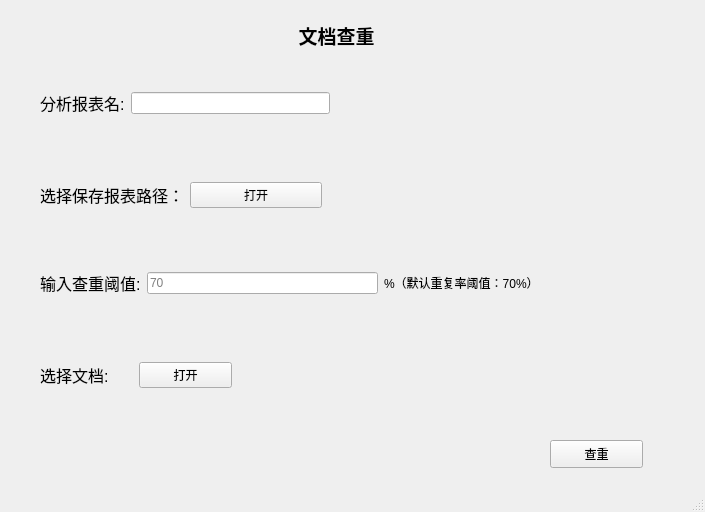
<?xml version="1.0" encoding="UTF-8"?>
<ui version="4.0">
 <class>MainWindow</class>
 <widget class="QMainWindow" name="MainWindow">
  <property name="geometry">
   <rect>
    <x>0</x>
    <y>0</y>
    <width>705</width>
    <height>512</height>
   </rect>
  </property>
  <property name="windowTitle">
   <string>文本查重</string>
  </property>
  <widget class="QWidget" name="centralwidget">
   <widget class="QLabel" name="label">
    <property name="geometry">
     <rect>
      <x>271</x>
      <y>20</y>
      <width>131</width>
      <height>31</height>
     </rect>
    </property>
    <property name="text">
     <string>&lt;html&gt;&lt;head/&gt;&lt;body&gt;&lt;p align=&quot;center&quot;&gt;&lt;span style=&quot; font-size:14pt; font-weight:600;&quot;&gt;文档查重&lt;/span&gt;&lt;/p&gt;&lt;/body&gt;&lt;/html&gt;</string>
    </property>
   </widget>
   <widget class="QPushButton" name="pushButton">
    <property name="geometry">
     <rect>
      <x>550</x>
      <y>440</y>
      <width>93</width>
      <height>28</height>
     </rect>
    </property>
    <property name="text">
     <string>查重</string>
    </property>
   </widget>
   <widget class="QWidget" name="">
    <property name="geometry">
     <rect>
      <x>40</x>
      <y>90</y>
      <width>290</width>
      <height>26</height>
     </rect>
    </property>
    <layout class="QHBoxLayout" name="horizontalLayout">
     <item>
      <widget class="QLabel" name="label_2">
       <property name="text">
        <string>&lt;html&gt;&lt;head/&gt;&lt;body&gt;&lt;p&gt;&lt;span style=&quot; font-size:12pt;&quot;&gt;分析报表名:&lt;/span&gt;&lt;/p&gt;&lt;/body&gt;&lt;/html&gt;</string>
       </property>
      </widget>
     </item>
     <item>
      <widget class="QLineEdit" name="lineEdit_2"/>
     </item>
    </layout>
   </widget>
   <widget class="QWidget" name="">
    <property name="geometry">
     <rect>
      <x>40</x>
      <y>180</y>
      <width>282</width>
      <height>30</height>
     </rect>
    </property>
    <layout class="QHBoxLayout" name="horizontalLayout_2">
     <item>
      <widget class="QLabel" name="label_3">
       <property name="text">
        <string>&lt;html&gt;&lt;head/&gt;&lt;body&gt;&lt;p&gt;&lt;span style=&quot; font-size:12pt;&quot;&gt;选择保存报表路径：&lt;/span&gt;&lt;/p&gt;&lt;/body&gt;&lt;/html&gt;</string>
       </property>
      </widget>
     </item>
     <item>
      <widget class="QPushButton" name="pushButton_2">
       <property name="text">
        <string>打开</string>
       </property>
      </widget>
     </item>
    </layout>
   </widget>
   <widget class="QWidget" name="">
    <property name="geometry">
     <rect>
      <x>40</x>
      <y>270</y>
      <width>499</width>
      <height>26</height>
     </rect>
    </property>
    <layout class="QHBoxLayout" name="horizontalLayout_3">
     <item>
      <widget class="QLabel" name="label_4">
       <property name="text">
        <string>&lt;html&gt;&lt;head/&gt;&lt;body&gt;&lt;p&gt;&lt;span style=&quot; font-size:12pt;&quot;&gt;输入查重阈值:&lt;/span&gt;&lt;/p&gt;&lt;/body&gt;&lt;/html&gt;</string>
       </property>
      </widget>
     </item>
     <item>
      <widget class="QLineEdit" name="lineEdit">
       <property name="placeholderText">
        <string>70</string>
       </property>
      </widget>
     </item>
     <item>
      <widget class="QLabel" name="label_6">
       <property name="text">
        <string>%（默认重复率阈值：70%）</string>
       </property>
      </widget>
     </item>
    </layout>
   </widget>
   <widget class="QWidget" name="">
    <property name="geometry">
     <rect>
      <x>40</x>
      <y>360</y>
      <width>192</width>
      <height>30</height>
     </rect>
    </property>
    <layout class="QHBoxLayout" name="horizontalLayout_4">
     <item>
      <widget class="QLabel" name="label_5">
       <property name="text">
        <string>&lt;html&gt;&lt;head/&gt;&lt;body&gt;&lt;p&gt;&lt;span style=&quot; font-size:12pt;&quot;&gt;选择文档:&lt;/span&gt;&lt;/p&gt;&lt;/body&gt;&lt;/html&gt;</string>
       </property>
      </widget>
     </item>
     <item>
      <widget class="QPushButton" name="pushButton_3">
       <property name="text">
        <string>打开</string>
       </property>
      </widget>
     </item>
    </layout>
   </widget>
  </widget>
  <widget class="QStatusBar" name="statusbar"/>
 </widget>
 <resources/>
 <connections>
  <connection>
   <sender>pushButton_2</sender>
   <signal>clicked()</signal>
   <receiver>pushButton_2</receiver>
   <slot>showMenu()</slot>
   <hints>
    <hint type="sourcelabel">
     <x>273</x>
     <y>190</y>
    </hint>
    <hint type="destinationlabel">
     <x>273</x>
     <y>190</y>
    </hint>
   </hints>
  </connection>
  <connection>
   <sender>pushButton_3</sender>
   <signal>clicked()</signal>
   <receiver>pushButton_3</receiver>
   <slot>showMenu()</slot>
   <hints>
    <hint type="sourcelabel">
     <x>194</x>
     <y>368</y>
    </hint>
    <hint type="destinationlabel">
     <x>194</x>
     <y>368</y>
    </hint>
   </hints>
  </connection>
  <connection>
   <sender>pushButton</sender>
   <signal>clicked()</signal>
   <receiver>pushButton</receiver>
   <slot>showMenu()</slot>
   <hints>
    <hint type="sourcelabel">
     <x>595</x>
     <y>449</y>
    </hint>
    <hint type="destinationlabel">
     <x>600</x>
     <y>452</y>
    </hint>
   </hints>
  </connection>
 </connections>
</ui>
